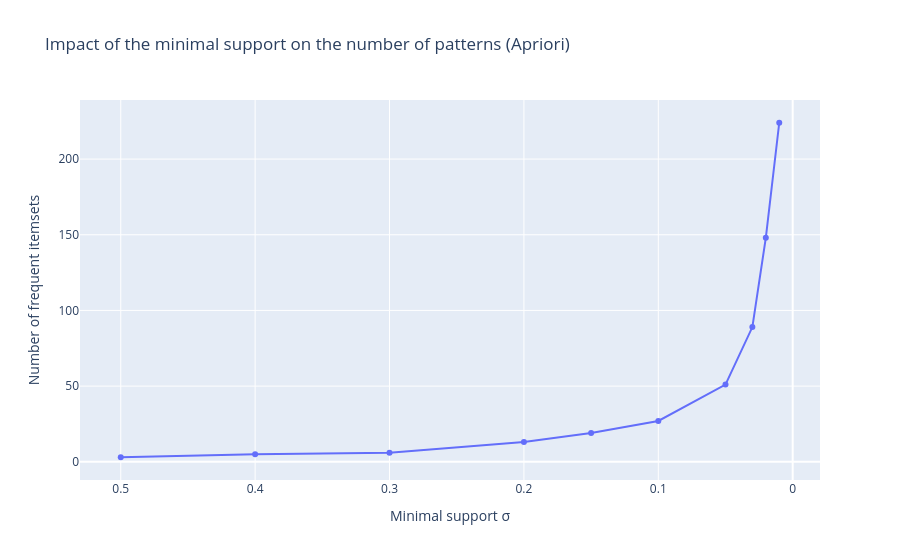

This figure's notebook cell:
### Markdown cell above
### 8.3 Query 2: frequent patterns and association rules

### Code cell
print("Number of transactions (programmes in 2026):", results["n_transactions"])
print("\nShare of transactions containing each item:")
print(results["item_frequency"].head(12))
results["figs"]["q2_support"].show()
results["sensitivity"]

### Figure 1 — Plotly figure (JSON) as saved in the notebook; plotly's stock layout.template omitted (floating-point values rounded to 4 significant figures)
{"data": [{"hovertemplate": "Minimal support σ=%{x}<br>Number of frequent itemsets=%{y}<extra></extra>", "legendgroup": "", "line": {"color": "#636efa", "dash": "solid"}, "marker": {"symbol": "circle"}, "mode": "lines+markers", "name": "", "orientation": "v", "showlegend": false, "type": "scatter", "x": [0.5, 0.4, 0.3, 0.2, 0.15, 0.1, 0.05, 0.03, 0.02, 0.01], "xaxis": "x", "y": [3, 5, 6, 13, 19, 27, 51, 89, 148, 224], "yaxis": "y"}], "layout": {"legend": {"tracegroupgap": 0}, "title": {"text": "Impact of the minimal support on the number of patterns (Apriori)"}, "xaxis": {"anchor": "y", "autorange": "reversed", "domain": [0, 1], "title": {"text": "Minimal support σ"}}, "yaxis": {"anchor": "x", "domain": [0, 1], "title": {"text": "Number of frequent itemsets"}}}}
